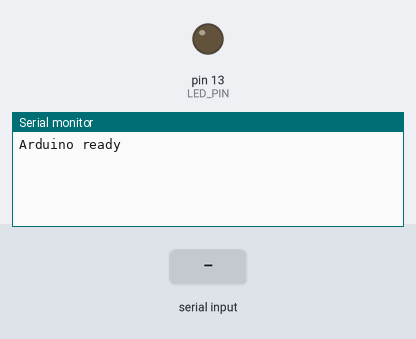
Bench run of a sketch on a simulated Arduino Uno, built with avr-gcc and run on an emulated ATmega328P. Parts: output pins drawn as LEDs (lit = HIGH), the last lines printed to the serial monitor. The inputs (shaded band) are chosen by the test bench.

Above: at 1.2 s.
1.3 s: "PING:1\n" received over Serial
At 2.5 s:
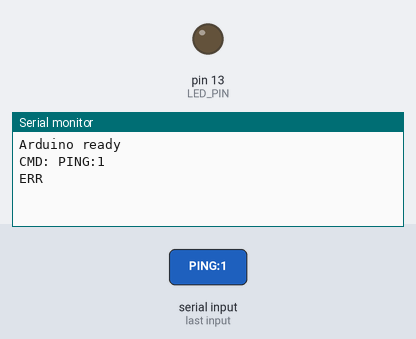
2.8 s: "PING\n" received over the second serial link
At 3.9 s:
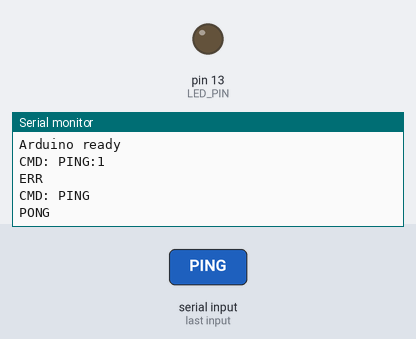
4.3 s: "SET:\n" received over Serial
At 5.1 s:
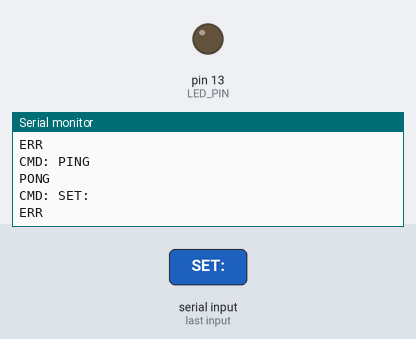
5.8 s: "GET:\n" received over the second serial link
At 6.2 s:
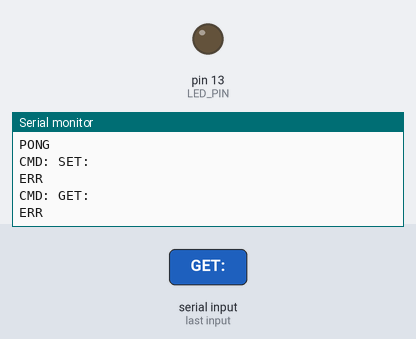
7.3 s: "TOGGLE:\n" received over Serial
At 8.5 s:
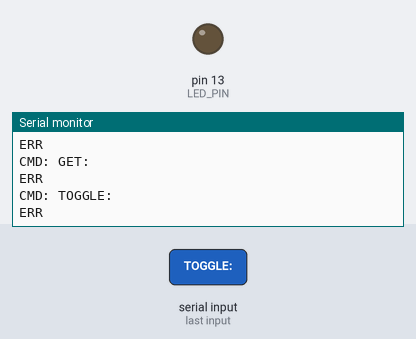
8.8 s: "90:45:200\n" received over the second serial link
At 9.7 s:
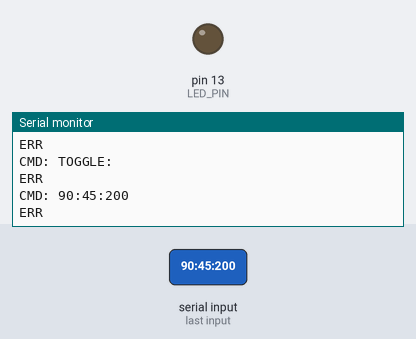

Measured:
- after the input at 1.3 s, the serial monitor: prints a new line at once (image 1)
- after the input at 2.8 s, the serial monitor: prints a new line at once (image 2)
- after the input at 4.3 s, the serial monitor: prints a new line at once (image 3)
- after the input at 5.8 s, the serial monitor: prints a new line at once (image 4)
- after the input at 7.3 s, the serial monitor: prints a new line at once (image 5)
- after the input at 8.8 s, the serial monitor: prints a new line at once (image 6)

The sketch:

Arduino.ino
```cpp
#include <Arduino.h>
#include <SoftwareSerial.h>

// Konfiguracja pinu LED zgodnie z ArduinoConfiguration
const uint8_t LED_PIN = 13;
const unsigned long COMMAND_DELAY_MS = 100;

// Piny SoftwareSerial dla modu³u HC-05
const uint8_t BT_RX = 10; // Arduino receives from HC-05 TX
const uint8_t BT_TX = 11; // Arduino sends to HC-05 RX

SoftwareSerial btSerial(BT_RX, BT_TX); // RX, TX

String inputBuffer = "";

void setup() {
  pinMode(LED_PIN, OUTPUT);
  digitalWrite(LED_PIN, LOW);

  Serial.begin(115200); // debug przez USB
  btSerial.begin(9600); // HC-05 domy lnie 9600

  Serial.println("Arduino ready");
  btSerial.println("Arduino ready");
}

void loop() {
  // Odbierz dane z USB Serial
  while (Serial.available()) {
    char c = (char)Serial.read();
    if (c == '\n') {
      handleCommand(inputBuffer);
      inputBuffer = "";
    } else if (c != '\r') {
      inputBuffer += c;
    }
  }

  // Odbierz dane z Bluetooth
  while (btSerial.available()) {
    char c = (char)btSerial.read();
    if (c == '\n') {
      handleCommand(inputBuffer);
      inputBuffer = "";
    } else if (c != '\r') {
      inputBuffer += c;
    }
  }
}

void sendResponse(const String &resp) {
  Serial.println(resp);
  btSerial.println(resp);
}

void handleCommand(const String &cmd) {
  String s = cmd;
  s.trim();
  if (s.length() == 0) return;

  // Debug
  Serial.print("CMD: "); Serial.println(s);

  if (s.equalsIgnoreCase("PING")) {
    sendResponse("PONG");
    return;
  }

  if (s.startsWith("SET:")) {
    // Format: SET:<pin>:<0|1>
    int first = s.indexOf(':');
    int second = s.indexOf(':', first + 1);
    if (first == -1 || second == -1) {
      sendResponse("ERR");
      return;
    }
    String pinStr = s.substring(first + 1, second);
    String valStr = s.substring(second + 1);
    int pin = pinStr.toInt();
    int val = valStr.toInt();

    if (pin == LED_PIN) {
      digitalWrite(pin, val == 0 ? LOW : HIGH);
      delay(COMMAND_DELAY_MS);
      sendResponse("OK");
      return;
    } else {
      sendResponse("ERR");
      return;
    }
  }

  if (s.startsWith("GET:")) {
    // Format: GET:<pin>
    int colon = s.indexOf(':');
    if (colon == -1) { sendResponse("ERR"); return; }
    String pinStr = s.substring(colon + 1);
    int pin = pinStr.toInt();
    if (pin == LED_PIN) {
      int state = digitalRead(pin);
      sendResponse("STATE:" + String(pin) + ":" + String(state == LOW ? 0 : 1));
      return;
    } else {
      sendResponse("ERR");
      return;
    }
  }

  if (s.startsWith("TOGGLE:")) {
    int colon = s.indexOf(':');
    if (colon == -1) { sendResponse("ERR"); return; }
    String pinStr = s.substring(colon + 1);
    int pin = pinStr.toInt();
    if (pin == LED_PIN) {
      int current = digitalRead(pin);
      digitalWrite(pin, current == LOW ? HIGH : LOW);
      delay(COMMAND_DELAY_MS);
      int state = digitalRead(pin);
      sendResponse("STATE:" + String(pin) + ":" + String(state == LOW ? 0 : 1));
      return;
    } else {
      sendResponse("ERR");
      return;
    }
  }

  sendResponse("ERR");
}
```
